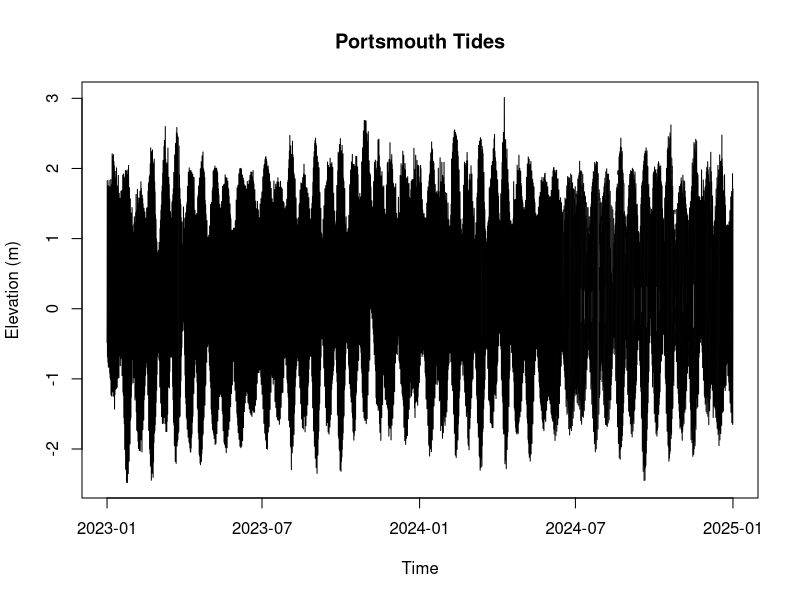
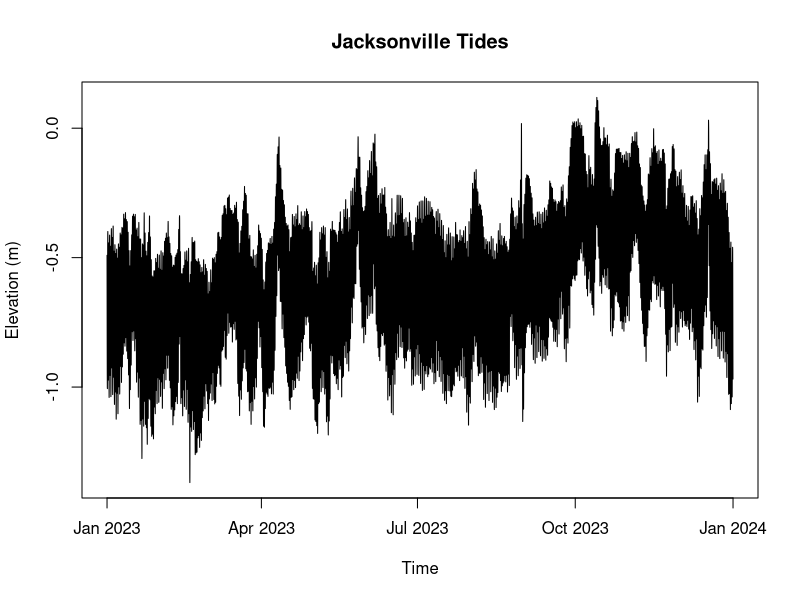

Source code (R) for these figures, in order:
## ---- chunk 1
# Read CSV (expected columns: date, time, elevation)
portsmouth_raw <- read.csv("data/Portsmouth.csv", stringsAsFactors = FALSE)
fl_raw <- read.csv("data/Florida.csv", stringsAsFactors = FALSE)

# Build POSIXct timestamps (minute resolution) and convert elevation to MSL
portsmouth_time <- as.POSIXct(
  paste(portsmouth_raw$date, portsmouth_raw$time),
  format = "%Y-%m-%d %H:%M",
  tz = "UTC"
)
portsmouth_elev_msl <- as.numeric(portsmouth_raw$elevation) - 2.73
portsmouth_msl <- data.frame(time = portsmouth_time, elevation = portsmouth_elev_msl)

fl_time <- as.POSIXct(
  paste(fl_raw$date, fl_raw$time),
  format = "%Y-%m-%d %H:%M",
  tz = "UTC"
)
fl_elev_msl <- as.numeric(fl_raw$elevation) - 1.06
fl_msl <- data.frame(time = fl_time, elevation = fl_elev_msl)

# plot
plot(portsmouth_msl$time, portsmouth_msl$elevation, type = "l", xlab = "Time", ylab = "Elevation (m)", main = "Portsmouth Tides")
plot(fl_msl$time, fl_msl$elevation, type = "l", xlab = "Time", ylab = "Elevation (m)", main = "Jacksonville Tides")
